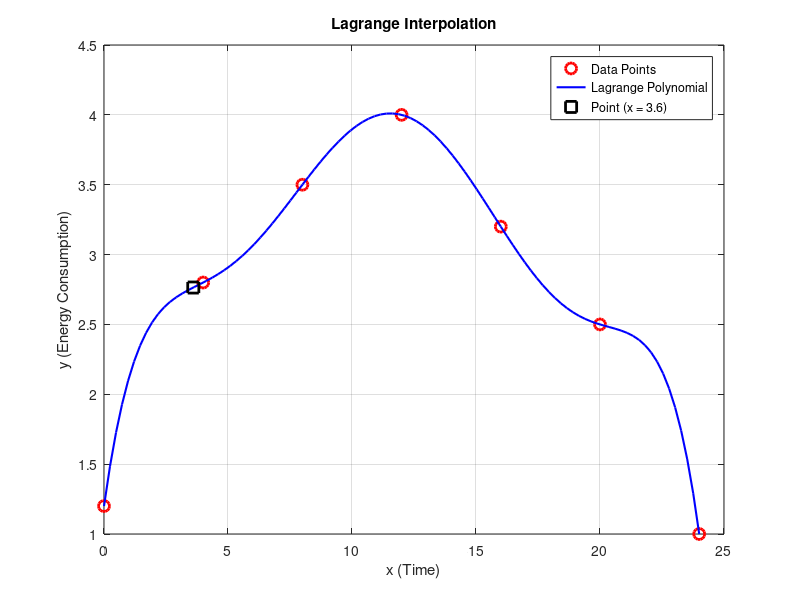

Write MATLAB code to recreate this figure.
% Lagrange Interpolation and Plot

% Define the given data points (x, y)
x = [0, 4, 8, 12, 16, 20, 24]; % Time (hours)
y = [1.2, 2.8, 3.5, 4.0, 3.2, 2.5, 1.0]; % Energy Consumption (kWh)

% Define the interpolation range
xi_interp = linspace(min(x), max(x), 100); % Points to interpolate
yi_interp = zeros(size(xi_interp)); % Initialize the interpolated values

% Number of data points
n = length(x);

% Perform Lagrange Interpolation
for k = 1:n
    % Calculate the Lagrange basis polynomial L_k(x)
    Lk = ones(size(xi_interp));
    for j = [1:k-1, k+1:n] % Exclude the k-th term
        Lk = Lk .* (xi_interp - x(j)) / (x(k) - x(j));
    end

    % Add contribution of L_k(x) * y(k) to yi
    yi_interp = yi_interp + y(k) * Lk;
end

% Evaluate the interpolated value at a specific point (e.g., x_target = 3.6)
x_target = 3.6;
y_target = 0; % Initialize

for k = 1:n
    % Calculate the Lagrange basis polynomial at x_target
    Lk_target = 1;
    for j = [1:k-1, k+1:n]
        Lk_target = Lk_target * (x_target - x(j)) / (x(k) - x(j));
    end

    % Add contribution of L_k(x_target) * y(k) to y_target
    y_target = y_target + y(k) * Lk_target;
end

% Display the interpolated value
fprintf('Interpolated value at x = %.1f is y = %.4f\n', x_target, y_target);

% Plot the results
figure;
plot(x, y, 'ro', 'MarkerSize', 8, 'LineWidth', 2); % Original data points
hold on;
plot(xi_interp, yi_interp, 'b-', 'LineWidth', 1.5); % Interpolated curve
plot(x_target, y_target, 'ks', 'MarkerSize', 8, 'LineWidth', 2); % Evaluated point
grid on;
title('Lagrange Interpolation');
xlabel('x (Time)');
ylabel('y (Energy Consumption)');
legend('Data Points', 'Lagrange Polynomial', sprintf('Point (x = %.1f)', x_target), 'Location', 'Best');
hold off;

